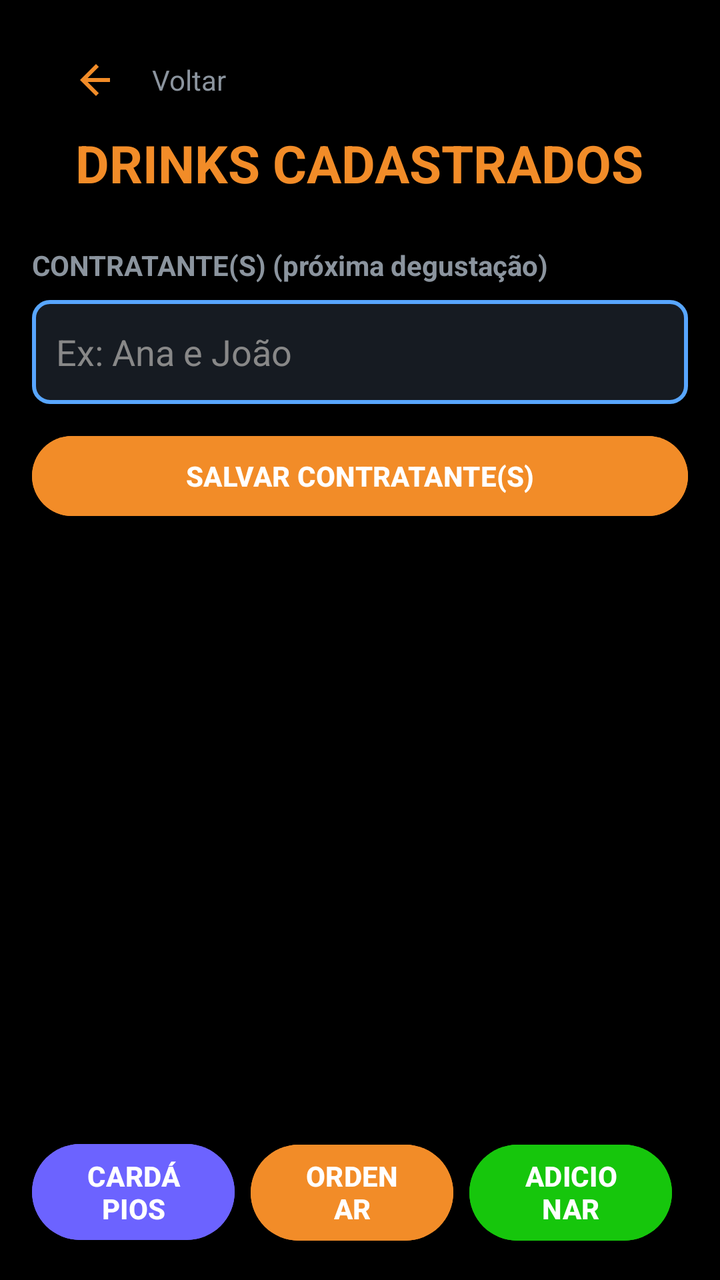
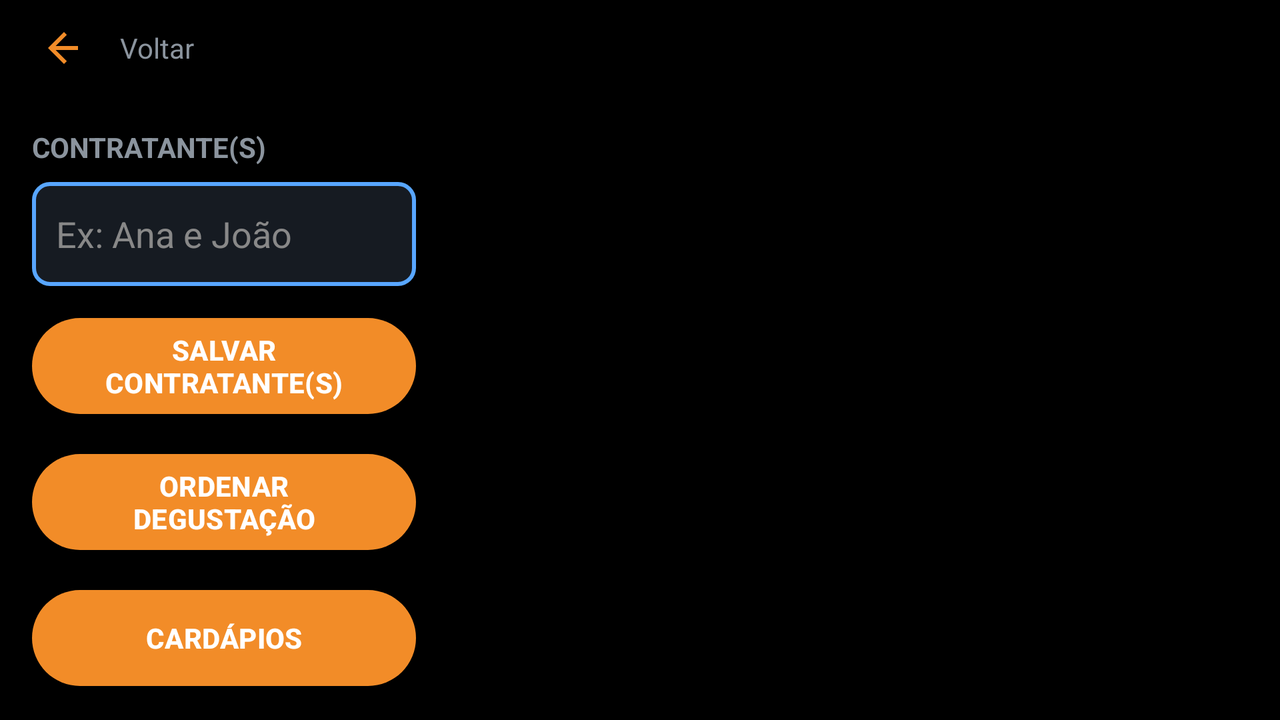

First picture: res/layout/ on a phone held upright. Second picture: the repository's own variant of that layout, on a device whose configuration matches the variant's folder. Source for both follows.
<!-- AndroidManifest.xml: application theme Theme.BartenderMenu -->
<!-- res/layout/activity_drink_list.xml -->
<?xml version="1.0" encoding="utf-8"?>
<LinearLayout xmlns:android="http://schemas.android.com/apk/res/android"
    android:layout_width="match_parent"
    android:layout_height="match_parent"
    android:orientation="vertical"
    android:background="#000000"
    android:padding="16dp">

    <include
        android:id="@+id/includeTopBack"
        layout="@layout/include_top_back"/>



    <TextView
        android:layout_width="wrap_content"
        android:layout_height="wrap_content"
        android:text="DRINKS CADASTRADOS"
        android:textColor="#F28C28"
        android:textSize="26sp"
        android:textStyle="bold"
        android:layout_gravity="center"
        android:layout_marginBottom="24dp" />

    <TextView
        android:layout_width="wrap_content"
        android:layout_height="wrap_content"
        android:text="CONTRATANTE(S) (próxima degustação)"
        android:textColor="#8b949e"
        android:textSize="14sp"
        android:textStyle="bold"
        android:layout_marginBottom="8dp" />

    <EditText
        android:id="@+id/editTextContractorNames"
        android:layout_width="match_parent"
        android:layout_height="52dp"
        android:hint="Ex: Ana e João"
        android:padding="12dp"
        android:textColor="#FFFFFF"
        android:textColorHint="#888888"
        android:background="@drawable/button_border"
        android:inputType="textCapWords"
        android:layout_marginBottom="12dp" />

    <Button
        android:id="@+id/btnSaveContractor"
        android:layout_width="match_parent"
        android:layout_height="48dp"
        android:text="SALVAR CONTRATANTE(S)"
        android:textStyle="bold"
        android:textColor="#FFFFFF"
        android:backgroundTint="#F28C28"
        android:layout_marginBottom="16dp"/>


    <androidx.recyclerview.widget.RecyclerView
        android:id="@+id/recyclerViewDrinks"
        android:layout_width="match_parent"
        android:layout_height="0dp"
        android:layout_weight="1" />

    <LinearLayout
        android:layout_width="match_parent"
        android:layout_height="wrap_content"
        android:orientation="horizontal"
        android:layout_marginTop="16dp">

        <Button
            android:id="@+id/btnOpenMenus"
            android:layout_width="0dp"
            android:layout_weight="1"
            android:layout_height="56dp"
            android:text="CARDÁPIOS"
            android:textStyle="bold"
            android:textColor="#FFFFFF"
            android:backgroundTint="#6C63FF"
            android:layout_marginEnd="8dp"/>

        <Button
            android:id="@+id/btnReorderTasting"
            android:layout_width="0dp"
            android:layout_weight="1"
            android:layout_height="56dp"
            android:text="ORDENAR DEGUSTAÇÃO"
            android:textStyle="bold"
            android:textColor="#FFFFFF"
            android:backgroundTint="#F28C28"
            android:layout_marginEnd="8dp"/>

        <Button
            android:id="@+id/btnAddNewDrink"
            android:layout_width="0dp"
            android:layout_weight="1"
            android:layout_height="56dp"
            android:text="ADICIONAR DRINK"
            android:textStyle="bold"
            android:textColor="#FFFFFF"
            android:backgroundTint="#16C60C"
            android:layout_marginEnd="8dp"/>

    </LinearLayout>

</LinearLayout>
<!-- res/layout/include_top_back.xml (included above) -->
<?xml version="1.0" encoding="utf-8"?>
<LinearLayout xmlns:android="http://schemas.android.com/apk/res/android"
    android:id="@+id/topBar"
    android:layout_width="match_parent"
    android:layout_height="48dp"
    android:orientation="horizontal"
    android:gravity="center_vertical"
    android:paddingHorizontal="8dp">

    <ImageButton
        android:id="@+id/btnBackTop"
        android:layout_width="48dp"
        android:layout_height="48dp"
        android:src="@drawable/ic_back"
        android:background="@android:color/transparent"
        android:tint="#F28C28"
        android:contentDescription="Voltar"/>

    <TextView
        android:id="@+id/topTitle"
        android:layout_width="wrap_content"
        android:layout_height="wrap_content"
        android:text="Voltar"
        android:textColor="#8b949e"
        android:textSize="14sp"
        android:layout_marginStart="4dp"/>
</LinearLayout>
<!-- resources referenced by this layout -->
<resources>
  <!-- drawable button_border (drawable) -->
  <?xml version="1.0" encoding="utf-8"?>
  <shape xmlns:android="http://schemas.android.com/apk/res/android">
      <solid android:color="#161b22" />
      <stroke
          android:width="2dp"
          android:color="#58a6ff" />
      <corners android:radius="8dp" />
  </shape>
  <!-- drawable ic_back (drawable) -->
  <?xml version="1.0" encoding="utf-8"?>
  <vector xmlns:android="http://schemas.android.com/apk/res/android"
      android:width="24dp"
      android:height="24dp"
      android:viewportWidth="24"
      android:viewportHeight="24">
      <path
          android:fillColor="#FFFFFF"
          android:pathData="M19,11H7.83l5.59,-5.59L12,4l-8,8 8,8 1.41,-1.41L7.83,13H19z"/>
  </vector>
  <style name="Theme.BartenderMenu" parent="Base.Theme.BartenderMenu" />
  <style name="Base.Theme.BartenderMenu" parent="Theme.Material3.DayNight.NoActionBar">
          
          
          <item name="colorPrimary">@color/orange_primary</item>
          <item name="colorPrimaryVariant">@color/orange_dark</item>
          <item name="colorOnPrimary">@color/white</item>
          <item name="android:windowBackground">@color/dark_bg</item>
      </style>
  <color name="orange_primary">#F28C28</color>
  <color name="orange_dark">#D17A20</color>
  <color name="white">#FFFFFF</color>
  <color name="dark_bg">#0d1117</color>
</resources>
<!-- res/layout-land/activity_drink_list.xml (the repository's variant of the layout above) -->
<!-- drawn on the phone turned sideways -->
<?xml version="1.0" encoding="utf-8"?>
<androidx.constraintlayout.widget.ConstraintLayout
    xmlns:android="http://schemas.android.com/apk/res/android"
    xmlns:app="http://schemas.android.com/apk/res-auto"
    android:layout_width="match_parent"
    android:layout_height="match_parent"
    android:background="#000000">

    
    <include
        android:id="@+id/includeTopBack"
        layout="@layout/include_top_back"
        app:layout_constraintTop_toTopOf="parent"
        app:layout_constraintStart_toStartOf="parent"
        app:layout_constraintEnd_toEndOf="parent" />

    
    <LinearLayout
        android:id="@+id/leftPanel"
        android:layout_width="0dp"
        android:layout_height="0dp"
        android:orientation="vertical"
        android:padding="16dp"
        android:background="#000000"
        app:layout_constraintWidth_percent="0.35"
        app:layout_constraintTop_toBottomOf="@id/includeTopBack"
        app:layout_constraintBottom_toBottomOf="parent"
        app:layout_constraintStart_toStartOf="parent">

        <TextView
            android:layout_width="wrap_content"
            android:layout_height="wrap_content"
            android:text="CONTRATANTE(S)"
            android:textColor="#8b949e"
            android:textSize="14sp"
            android:textStyle="bold"
            android:layout_marginBottom="8dp"/>

        <EditText
            android:id="@+id/editTextContractorNames"
            android:layout_width="match_parent"
            android:layout_height="52dp"
            android:hint="Ex: Ana e João"
            android:padding="12dp"
            android:textColor="#FFFFFF"
            android:textColorHint="#888888"
            android:background="@drawable/button_border"
            android:inputType="textCapWords"
            android:layout_marginBottom="12dp"/>

        <Button
            android:id="@+id/btnSaveContractor"
            android:layout_width="match_parent"
            android:layout_height="56dp"
            android:text="SALVAR CONTRATANTE(S)"
            android:textStyle="bold"
            android:textColor="#FFFFFF"
            app:backgroundTint="#F28C28"
            android:layout_marginBottom="12dp"/>

        <Button
            android:id="@+id/btnReorderTasting"
            android:layout_width="match_parent"
            android:layout_height="56dp"
            android:text="ORDENAR DEGUSTAÇÃO"
            android:textStyle="bold"
            android:textColor="#FFFFFF"
            app:backgroundTint="#F28C28"
            android:layout_marginBottom="12dp"/>

        <Button
            android:id="@+id/btnOpenMenus"
            android:layout_width="match_parent"
            android:layout_height="56dp"
            android:text="CARDÁPIOS"
            android:textStyle="bold"


            android:textColor="#FFFFFF"
            app:backgroundTint="#F28C28"
            android:layout_marginBottom="12dp"/>

        <Button
            android:id="@+id/btnAddNewDrink"
            android:layout_width="match_parent"
            android:layout_height="56dp"
            android:text="ADICIONAR DRINK"
            android:textStyle="bold"
            android:textColor="#FFFFFF"
            app:backgroundTint="#16C60C"/>

    </LinearLayout>

    
    <androidx.recyclerview.widget.RecyclerView
        android:id="@+id/recyclerViewDrinks"
        android:layout_width="0dp"
        android:layout_height="0dp"
        android:padding="8dp"
        app:layout_constraintStart_toEndOf="@id/leftPanel"
        app:layout_constraintEnd_toEndOf="parent"
        app:layout_constraintTop_toBottomOf="@id/includeTopBack"
        app:layout_constraintBottom_toBottomOf="parent"/>

</androidx.constraintlayout.widget.ConstraintLayout>
